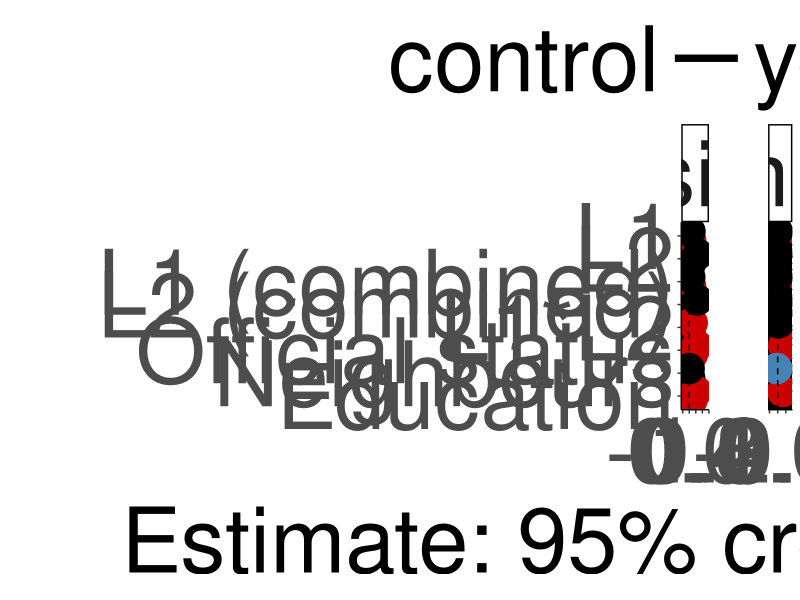
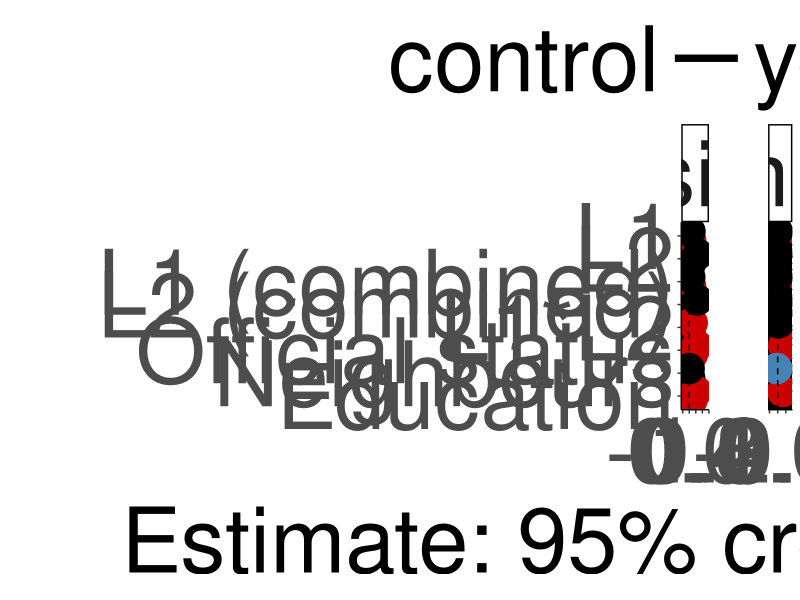
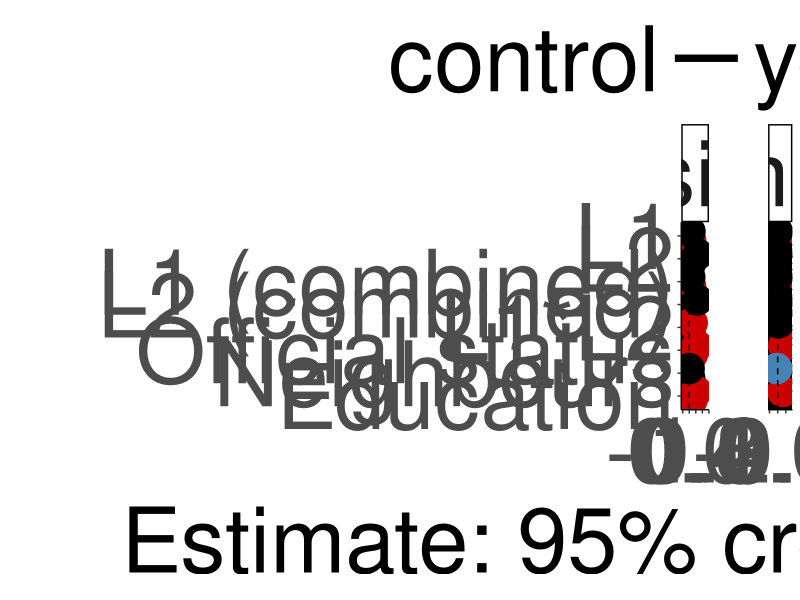
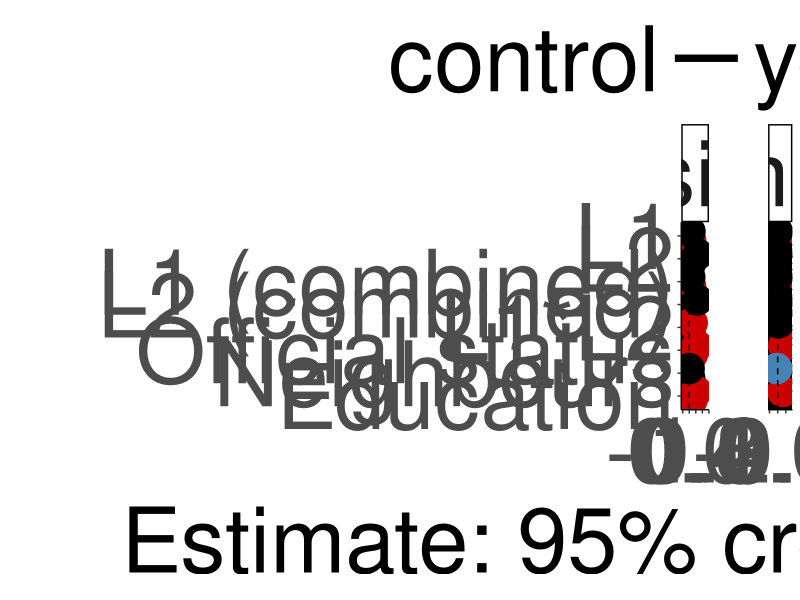
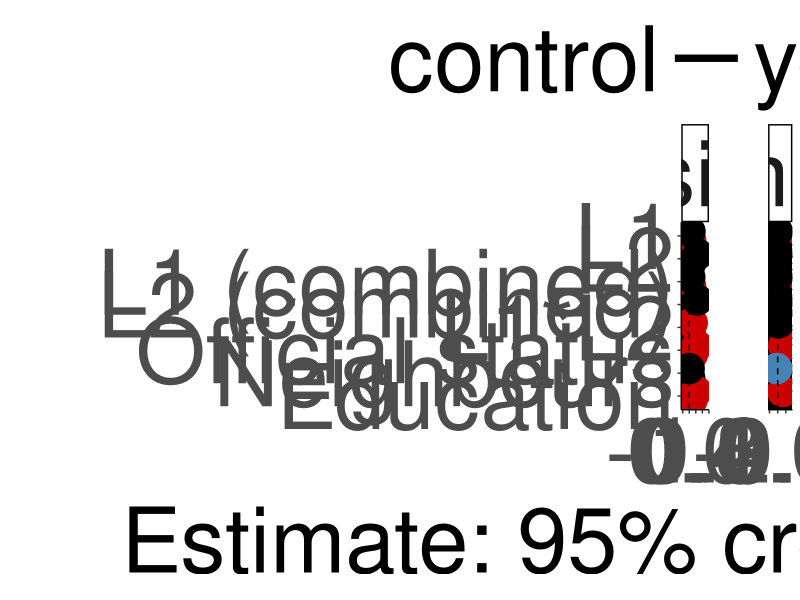
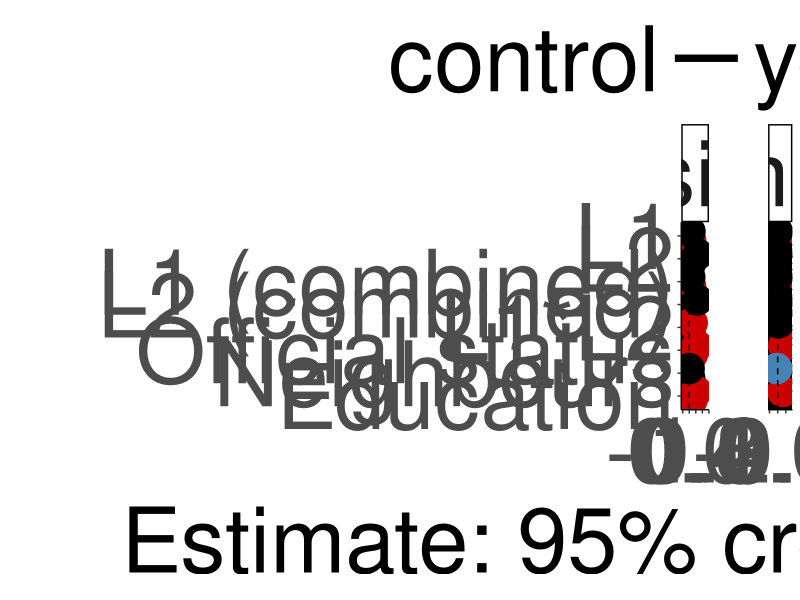

Write the R code that produced these figures, in order.
suppressPackageStartupMessages({
  library(dplyr)
  library(ggplot2)
})

# script was written by Olena Shcherbakova and modified by Sam Passmore

effs_I <-
  read.csv("output_tables/ effects Informativity_social_models .csv")
effs_I$variable <- "informativity"

effs_B <-
  read.csv("output_tables/ effects Boundness_social_models .csv")
effs_B$variable <- "fusion"

effs_1 <- as.data.frame(rbind(effs_B, effs_I))

effs_1$control <- "yes"

effs_I <-
  read.csv("output_tables/ effects Informativity_social_only_models .csv")
effs_I$variable <- "informativity"

effs_B <-
  read.csv("output_tables/ effects Boundness_social_only_models .csv")
effs_B$variable <- "fusion"

effs_2 <- as.data.frame(rbind(effs_B, effs_I))
effs_2$control <- "no"

effs <- as.data.frame(rbind(effs_1, effs_2))

effs_main <- effs %>%
  rename(lower = 2,
         upper = 4,
         mean = 3) %>%
  filter(!grepl("nonlinear", model)) %>%
  filter(!grepl("SD", effect)) %>%
  filter(!grepl("Intercept", effect))


#removing "(linear)" part within the model column
effs_main$model <- gsub("(\\s*\\(\\w+\\))", "", effs_main$model)

#adding "combined" after L1/L1 proportion where applicable
effs_main$effect <-
  ifelse(
    grepl("L1 speakers\\+", effs_main$model),
    paste(effs_main$effect, "(combined)"),
    effs_main$effect
  )

effs_main <- effs_main %>%
  mutate(
    effect = recode(
      effect,
      "L2 proportion (combined)" = "L2 (combined)",
      "L1*L2 proportion" = "L1*L2",
      "L2 proportion" = "L2"
    )
  )

eff_main_plot_df = effs_main %>%
  as.data.frame() %>%
  mutate_if(is.character, as.factor) %>%
  mutate(effect = factor(
    effect,
    levels = c(
      "Education",
      "Neighbours",
      "Official status",
      "L1*L2",
      "L2 (combined)",
      "L1 (combined)",
      "L2",
      "L1"
    )
  )) %>%
  mutate(importance = case_when((lower < 0 &
                                   upper < 0)  ~ "negative",
                                (lower > 0 &
                                   upper > 0)  ~ "positive",
                                (lower < 0 & upper > 0) |
                                  (lower < 0 &
                                     upper == 0) | (lower == 0 & upper > 0) ~ "no"
  )) %>%
  mutate(importance = as.factor(importance)) %>%
  mutate(importance = factor(
    importance,
    levels = c("no", "positive", "negative"),
    ordered = TRUE
  )) %>%
  mutate(control = factor(control, levels = c("yes", "no"), ordered = TRUE))

effs_main_plot_bw = ggplot(eff_main_plot_df,
                           aes(
                             y = effect,
                             x = mean,
                             linetype = control,
                             color = importance
                           )) +
  geom_errorbar(
    aes(xmin = lower, xmax = upper),
    width = 0.6,
    size = 2.5,
    position = position_dodge(w = 0.8)
  ) +
  geom_point(size = 10,
             position = position_dodge(w = 0.8)) +
  geom_line(position = position_dodge(w = 0.8)) +
  geom_vline(aes(xintercept = 0),
             lty = 2) +
  scale_color_manual(values = c("black", "red3", "steelblue")) +
  ylab("") +
  xlab("Estimate: 95% credible interval") +
  theme_classic() +
  facet_grid(. ~ variable, scales = "free_x", space = "free") +
  theme(
    axis.text = element_text(size = 65),
    legend.text = element_text(size = 65),
    axis.title = element_text(size = 65),
    legend.title = element_text(size = 65),
    strip.text.x = element_text(size = 65),
    legend.spacing.y = unit(2.7, 'cm'),
    legend.key.size = unit(2, 'cm'),
    legend.direction = "horizontal",
    legend.position = "top",
    panel.spacing.x = unit(15, "mm")
  ) +
  guides(color = "none")

effs_main_plot_bw
ggsave(
  file = "output/effects_plot.svg",
  plot = effs_main_plot_bw,
  height = 22,
  width = 36,
  dpi = 300
)

effs_main_plot_bw
ggsave(
  file = "output/effects_plot.pdf",
  plot = effs_main_plot_bw,
  height = 22,
  width = 36,
  dpi = 300
)

effs_main_plot_bw
ggsave(
  file = "output/effects_plot.jpeg",
  plot = effs_main_plot_bw,
  height = 22,
  width = 36,
  dpi = 300
)
